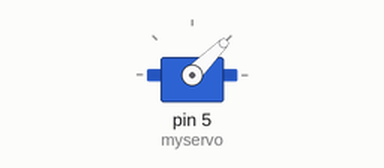
A sketch run on a simulated Arduino Uno, built with avr-gcc and run on an emulated ATmega328P. Shown: servo.

Above: at 0.05 s.
At 5.0 s:
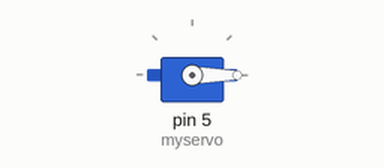
At 10.0 s:
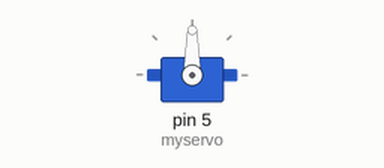
Timing chart, 0 to 13.0 s (numbered marks = the images above):
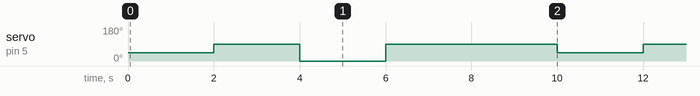

The sketch:

code.ino
```cpp
#include<Servo.h>
Servo myservo;


void setup()
{
myservo.attach(5);
myservo.write(0);

}

void loop()
{

  myservo.write(45);
  delay(2000);
      myservo.write(90);
  delay(2000);
      myservo.write(0);
  delay(2000);
      myservo.write(90);
  delay(4000);
}
```

Measured:
- by itself, servo on pin 5 (myservo): repeats every 10.0 s: 0° 2.0 s, 90° 4.0 s, 45° 2.0 s, 90° 2.0 s
